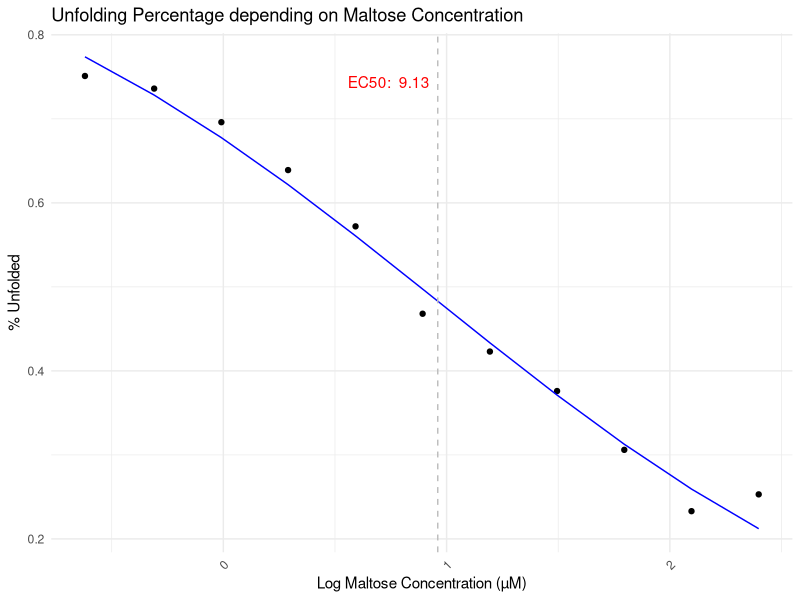

Reproduce this figure in R.
library(ggplot2)

# Read the specific columns from the CSV file
concentration_data <- read.csv('Template-Normalization.csv', skip = 87, nrows = 13, header = TRUE)[, 16]
percent_unfolded_data <- read.csv('Template-Normalization.csv', skip = 87, nrows = 13, header = TRUE)[, 17]

# Convert the concentration data to numeric and remove non-numeric characters
concentration_data <- as.numeric(gsub("[^0-9.]", "", concentration_data))

# Remove any rows where concentration data is not positive or is NA
valid_indices <- concentration_data > 0 & !is.na(concentration_data)
concentration_data <- concentration_data[valid_indices]
percent_unfolded_data <- percent_unfolded_data[valid_indices]

# Apply logarithmic transformation to the concentration data
log_concentration <- log10(concentration_data)

# Combine the data into a new dataframe
plot_data <- data.frame(Concentration = log_concentration, PercentUnfolded = percent_unfolded_data)

# Fit a logistic curve using nonlinear regression
logistic_model <- nls(PercentUnfolded ~ B/(1 + exp((log_EC50 - Concentration) * Slope)), 
                      data = plot_data, 
                      start = list(log_EC50 = median(plot_data$Concentration), 
                                   Slope = 1, B = max(plot_data$PercentUnfolded)),
                      control = nls.control(maxiter = 100))

# Extract the EC50 value
ec50_log_estimate <- coef(logistic_model)["log_EC50"]
ec50_estimate <- 10^ec50_log_estimate

# Print the EC50 value for checking, debugging
#print(paste("EC50 estimate (log scale):", ec50_log_estimate))
#print(paste("EC50 estimate:", ec50_estimate))

# Create the plot with a nonlinear regression line, EC50 line, and EC50 label
if(nrow(plot_data) > 0) {
    plot <- ggplot(plot_data, aes(x = Concentration, y = PercentUnfolded)) +
        geom_point() +
        geom_line(data = data.frame(Concentration = plot_data$Concentration, 
                                    Fit = predict(logistic_model)), aes(y = Fit), color = "blue") +
        geom_vline(xintercept = ec50_log_estimate, linetype = "dashed", color = "grey") +
        annotate("text", x = ec50_log_estimate, y = max(plot_data$PercentUnfolded), 
                 label = paste("EC50: ", round(ec50_estimate, 2), " "), 
                 hjust = 1, vjust = 1, color = "red") +
        labs(title = "Unfolding Percentage depending on Maltose Concentration",
             x = "Log Maltose Concentration (µM)",
             y = "% Unfolded") +
        theme_minimal() +
        theme(axis.text.x = element_text(angle = 45, hjust = 1))

    print(plot)
} else {
    stop("No valid data available for plotting.")
}
